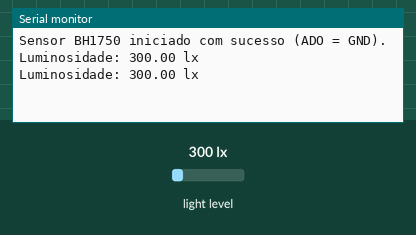
This sketch was run on a simulated Arduino Uno, built with avr-gcc and run on an emulated ATmega328P. On the bench: the last lines printed to the serial monitor. The inputs (shaded band) are chosen by the test bench; at power-on: light level 300 lx.

Above: at 1.8 s.
1.9 s: light level set to 40 lx
At 2.8 s:
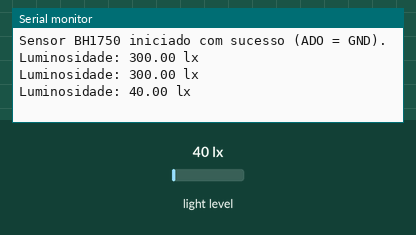
3.4 s: light level set to 500 lx
At 4.5 s:
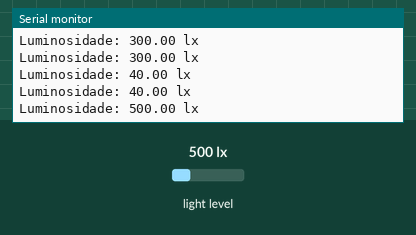
Timing chart, 0 to 6.4 s (numbered marks = the images above; inputs shaded):
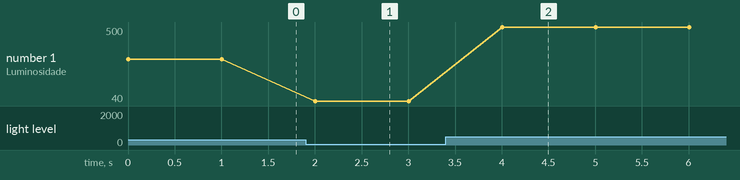

The sketch:

Light_intensity_code.ino
```cpp
#include <Wire.h>
#include <BH1750.h>


BH1750 lightMeter(0x23);  // Usa o endereço com ADO em GND
// BH1750 lightMeter(0x5C) usa com endereco ADO em VCC

void setup() {
  Serial.begin(115200);
  Wire.begin();

  if (lightMeter.begin(BH1750::CONTINUOUS_HIGH_RES_MODE)) {
    Serial.println("Sensor BH1750 iniciado com sucesso (ADO = GND).");
  } else {
    Serial.println("Erro ao iniciar sensor BH1750. Verifique endereço/conexões.");
  }
}

void loop() {
  float lux = lightMeter.readLightLevel();
  Serial.print("Luminosidade: ");
  Serial.print(lux);
  Serial.println(" lx");
  delay(1000);
}
```

Measured:
- after the input at 1.9 s, the serial monitor: prints a new line after 0.10 s (image 1)
- after the input at 3.4 s, the serial monitor: prints a new line after 0.61 s (image 2)
- plotted number 1: 300 → 40 after the input at 1.9 s, 40 → 500 after the input at 3.4 s
